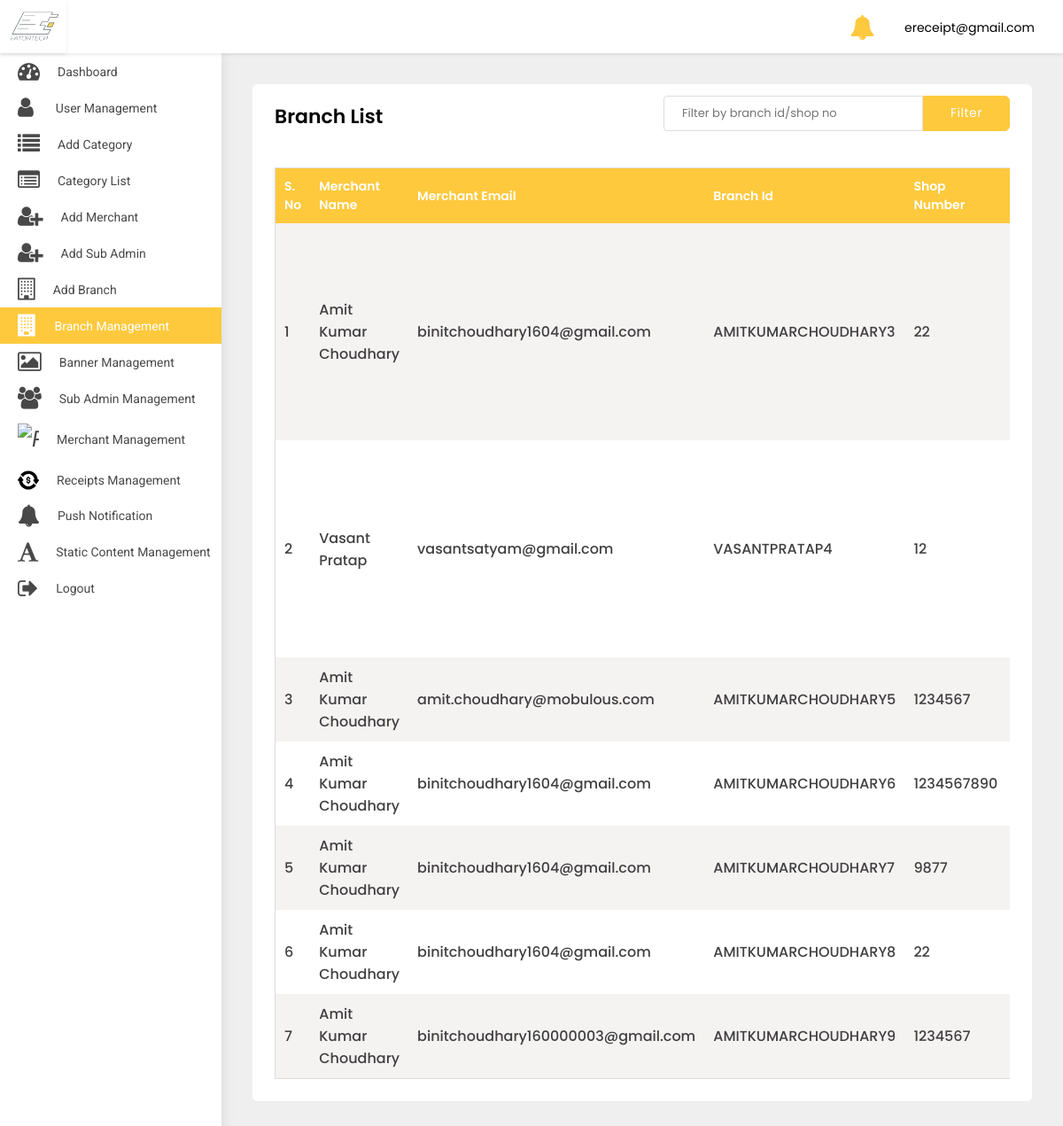
Page /adminpanel/branch-list/ (signed in) on the committed database.
### src/models.py (models this page shows, shortened)
class User(AbstractBaseUser, PermissionsMixin):
    first_name = models.CharField(default='first name', max_length=100)
    last_name = models.CharField(default='', max_length=100, null=True, blank=True)
    email = models.CharField(default='', max_length=255, unique=True)
    country_code = models.CharField(default='+91', max_length=10)
    phone_number = models.CharField(default='', max_length=18)
    profile_pic = models.ImageField(default='default_profile.png', null=True, blank=True)
    device_token = models.CharField(default='', max_length=500, null=True, blank=True)
    password = models.CharField(default='', max_length=100)
    confirm_password = models.CharField(default='', max_length=100)
    is_merchant = models.BooleanField(default=False)
    is_subadmin = models.BooleanField(default=False)
    created_at = models.DateTimeField(auto_now_add=True)
    is_active = models.BooleanField(default=True)
    is_staff = models.BooleanField(default=False)
    can_manage_merchant = models.BooleanField(default=False)
    can_manage_category = models.BooleanField(default=False)
    can_manage_branch = models.BooleanField(default=False)
    can_manage_receipts = models.BooleanField(default=False)
    can_manage_dashboard = models.BooleanField(default=False)
    objects = UserManager()
    USERNAME_FIELD = 'email'
    class Meta:
        ordering = ('-created_at',)

class Branch(models.Model):
    merchant_name = models.ForeignKey(Merchant, on_delete=models.CASCADE)
    shop_no = models.CharField(default='', max_length=2000)
    street = models.CharField(default='', max_length=2000)
    landmark = models.CharField(default='', max_length=2000, null=True, blank=True)
    city = models.CharField(default='', max_length=2000)
    postal_code = models.CharField(default='', max_length=2000)
    code = models.CharField(default='', max_length=100)
    blocked = models.BooleanField(default=False)

class Merchant(models.Model):
    full_name = models.CharField(default='', max_length=200)
    profile_pic = models.ImageField(default='default_profile.png', null=True, blank=True)
    category = models.ForeignKey(Category, on_delete=models.CASCADE)
    email = models.EmailField()
    password = models.CharField(default='', max_length=100)
    confirm_password = models.CharField(default='', max_length=100)
    created_at = models.DateTimeField(auto_now_add=True)
    commercial_id = models.CharField(default='', max_length=256)
    address = models.CharField(default='', max_length=2000)
    blocked = models.BooleanField(default=False)

### adminpanel/views.py (the view, shortened to what this page needs)
# urls.py: path('branch-list/', BranchList.as_view(), name='branch-list'),
class BranchList(LoginRequiredMixin, ListView):
    login_url = 'adminpanel:login'
    model = Branch
    template_name = 'branch-list.html'
    def get(self, request, *args, **kwargs):
        qs = self.request.GET.get('qs')
        return render(self.request, 'branch-list.html', {'object_list': Branch.objects.filter(blocked=False)})

### adminpanel/templates/branch-list.html (shortened to what this page needs)
{% extends 'base-ereceipt.html' %}
{% block body %}
<div class="WrapperArea">
    <div class="WrapperBox">
        <div class="Small-Wrapper">
            <div class="SearchBox">
                <form action="" method="get">
                    <input type="text" name="qs" placeholder="Filter by branch id/shop no">
                    <button>Filter</button>
                </form>
            </div>
            <h4 class="Title">Branch List</h4>
            <div class="TableList">
                <div class="dragscroll">
                    <table>
                        <thead>
                        <tr>
                            <th>S. No</th>
                            <th>Merchant Name</th>
                            <th>Merchant Email</th>
                            <th>Branch Id</th>
                            <th>Shop Number</th>
                            <th>Street</th>
                        </tr>
                        </thead>
                        <tbody>
                        {% for object in object_list %}
                        <tr>
                            <td>{{forloop.counter}}</td>
                            <td>{{object.merchant_name.full_name}}</td>
                            <td>{{object.merchant_name.email}}</td>
                            <td>{{object.code}}</td>
                            <td>{{object.shop_no}}</td>
                            <td>{{object.street}}</td>
                        </tr>
                        {% endfor %}
                        </tbody>
                    </table>
                </div>
            </div>
        </div>
    </div>
</div>
{% endblock body %}

### adminpanel/templates/base-ereceipt.html (shortened to what this page needs)
{% load static %}
<head>
    <link rel="stylesheet" type="text/css" href="{% static 'adminpanel/css/select2.min.min.css' %}">
    <link type="text/css" rel="stylesheet" href="{% static 'adminpanel/css/style.css' %}">
    <link rel="stylesheet" href="{% static 'adminpanel/css/media.css' %}">
    <link rel="stylesheet"
          href="https://cdnjs.cloudflare.com/ajax/libs/bootstrap-select/1.13.1/css/bootstrap-select.css"/>
</head>
<body>
<div class="Header">
    <div class="Logo">
        <img src="{% static 'adminpanel/images/logo.jpg' %}">
    </div>
    <div class="Navigation">
        {% if user.is_superuser %}
        <div class="header-notifications">
            <a href="{% url 'adminpanel:notification' %}">
                <i class="fa fa-bell fa-2x" aria-hidden="true"></i>
            </a>
        </div>
        {% endif %}
        {% if user.is_authenticated %}
        <div class="Avater">
            <a href="javascript:void(0);">
                {{user}} </a>
        </div>
        {% endif %}
    </div>
</div>
<div class="SidenavBar">
    <ul>
        {% if user.is_superuser %}
        <li class="nav-item nav-link {% if request.resolver_match.view_name  == 'adminpanel:dashboard' %}active{% endif %}">
            <a href="{% url 'adminpanel:dashboard'  %}">
                <span><i class="fa fa-tachometer"></i></span> Dashboard
            </a>
        </li>
        <li class="nav-item nav-link {% if request.resolver_match.view_name  == 'adminpanel:users-list' %}active{% endif %}">
            <a href="{% url 'adminpanel:users-list' %}">
                <span><i class="fa fa-user"></i></span> User Management
            </a>
        </li>
        <li class="nav-item nav-link {% if request.resolver_match.view_name  == 'adminpanel:category' %}active{% endif %}">
            <a href="{% url 'adminpanel:category' %}">
                <span><i class="fa fa-list"></i></span> Add Category
            </a>
        </li>
        <li class="nav-item nav-link {% if request.resolver_match.view_name  == 'adminpanel:category-list' %}active{% endif %}">
            <a href="{% url 'adminpanel:category-list' %}">
                <span><i class="fa fa-list-alt"></i></span>Category List
            </a>
        </li>
        <li class="nav-item nav-link {% if request.resolver_match.view_name  == 'adminpanel:add-merchant' %}active{% endif %}">
            <a href="{% url 'adminpanel:add-merchant' %}">
                <span><i class="fa fa-user-plus"></i></span> Add Merchant
            </a>
        </li>
        <li class="nav-item nav-link {% if request.resolver_match.view_name  == 'adminpanel:add-sub-admin' %}active{% endif %}">
            <a href="{% url 'adminpanel:add-sub-admin' %}">
                <span><i class="fa fa-user-plus"></i></span> Add Sub Admin
            </a>
        </li>
        <li class="nav-item nav-link {% if request.resolver_match.view_name  == 'adminpanel:add-branch' %}active{% endif %}">
            <a href="{% url 'adminpanel:add-branch' %}">
                <span><i class="fa fa-building-o"></i></span> Add Branch
            </a>
        </li>
        <li class="nav-item nav-link {% if request.resolver_match.view_name  == 'adminpanel:branch-list' %}active{% endif %}">
            <a href="{% url 'adminpanel:branch-list' %}">
                <span><i class="fa fa-building"></i></span>Branch Management
            </a>
        </li>
        <li class="nav-item nav-link {% if request.resolver_match.view_name  == 'adminpanel:banner-list' %}active{% endif %}">
            <a href="{% url 'adminpanel:banner-list' %}">
                <span><i class="fa fa-image"></i></span>Banner Management
            </a>
        </li>
        <li class="nav-item nav-link {% if request.resolver_match.view_name  == 'adminpanel:sub-admin-list' %}active{% endif %}">
            <a href="{% url 'adminpanel:sub-admin-list' %}">
                <span><i class="fa fa-users"></i></span>Sub Admin Management
            </a>
        </li>
        <li class="nav-item nav-link {% if request.resolver_match.view_name  == 'adminpanel:merchant-list' %}active{% endif %}">
            <a href="{% url 'adminpanel:merchant-list' %}">
                <span><i class="faImg"><img src="{% static 'adminpanel/images/profession.svg' %}" alt="paid"
                                            class="img-fluid"></i></span>
                <p>Merchant Management</p>
            </a>
        </li>
        <li class="nav-item nav-link {% if request.resolver_match.view_name  == 'adminpanel:receipt-list' %}active{% endif %}">
            <a href="{% url 'adminpanel:receipt-list' %}">
                <span><i class="faImg"><img src="{% static 'adminpanel/images/transaction.svg' %}" alt="paid"
                                            class="img-fluid"></i></span>
                <p>Receipts Management</p>
            </a>
        </li>
        <li class="nav-item nav-link {% if request.resolver_match.view_name  == 'adminpanel:send-notification' %}active{% endif %}">
            <a href="{% url 'adminpanel:send-notification' %}">
                <span><i class="fa fa-bell"></i></span>
                <p>Push Notification</p>
            </a>
        </li>
        <li class="nav-item nav-link {% if request.resolver_match.view_name  == 'adminpanel:static-content' %}active{% endif %}">
            <a href="{% url 'adminpanel:static-content' %}">
                <span><i class="fa fa-font"></i></span>
                <p>Static content Management</p>
            </a>
        </li>
        <li class="nav-item nav-link {% if request.resolver_match.view_name  == 'logout' %}active{% endif %}">
            <a href="{% url 'logout' %}">
                <span><i class="fa fa-sign-out"></i></span>
                <p>Logout</p>
            </a>
        </li>
        {% endif %}
    </ul>
</div>
{% block body %}
{% endblock body %}
</body>
</html>

### static/adminpanel/css/style.css (style rules this page uses)
body { margin: 0; padding: 0; font-family: 'Poppins', sans-serif !important; font-size: 13px; color: #3a3a3a; font-weight: 400; }
* { margin: 0px; padding: 0px; }
h1, h2, h3, h4, h5, h6, p { margin: 0; padding: 0; }
ul, li, ol { list-style-type: none; margin: 0; padding: 0; }
a { text-decoration: none; outline: none; }
img { border: 0; outline: none; max-width: 100%; }
input[type="text"], input[type="password"], select, textarea, input[type="button"] { max-width: 100%; }
table { width: 100%; }
p { margin: 0; padding: 0; }
.Header { box-shadow: 0 2px 4px rgba(0, 0, 0, .08); -webkit-box-shadow: 0 2px 4px rgba(0, 0, 0, .08); position: fixed; width: 100%; left: 0; top: 0; background-color: #fff; z-index: 99 }
.Header .Logo { width: 75px; text-align: center; padding: 5px 0; float: left; height: 60px; box-shadow: 0 2px 4px rgba(0, 0, 0, .08); }
.Header .Logo img { height: 100%; width: 100%; object-fit: cover; }
.Header .Navigation { transition: all 0.2s ease; margin-left: 235px; padding: 7px 3.2rem; width: calc(100% - 235px); text-align: right; height: 60px }
.Header .Navigation .Avater { margin: 5px 0 5px 30px; position: relative; display: inline-block }
.Header .Navigation .Avater a { display: flex; align-items: center; font-size: 14px; color: #000 }
.Header .Navigation .header-notifications { margin: 5px 0 5px 30px; position: relative; display: inline-block; top:5px; }
.Header .Navigation .header-notifications a { display: flex; align-items: center; font-size: 14px; color: #fec93d; }
.SidenavBar { height: calc(100% - 60px); position: fixed; width: 250px; top: 60px; padding: 0; overflow: auto; box-shadow: 0 0 15px rgba(0, 0, 0, .1); background-color: #fff; z-index: 2; transition: 0.2s all ease-in-out; }
.SidenavBar ul { margin: 0 }
.SidenavBar ul li { margin: 0 }
.SidenavBar ul li a { display: flex; cursor: pointer; padding: 8px 20px 8px 20px; transition: 0.2s all ease-in-out; color: #484848; font-family: "Roboto"; font-size: 14px; text-transform: capitalize; position: relative; align-items: center; overflow: hidden; white-space: nowrap; }
.SidenavBar ul li a span { font-size: 25px; margin-right: 20px; }
.SidenavBar ul li:nth-child(2) a span { margin-right: 25px; }
.SidenavBar ul li.active a, .SidenavBar ul li a:hover { background-color: #fec93d; color: #fff; }
.WrapperArea { margin-left: 250px; flex: 1 1 auto; display: flex; flex-direction: column; margin-top: 60px; transition: 0.2s all ease-in-out; background-color: #efefef; }
.WrapperArea .WrapperBox { padding: 35px; background-color: #efefef; min-height: calc(100vh - 60px) }
.Small-Wrapper { background-color: #fff; padding: 25px; border-radius: 6px; height: 100%; min-height: calc(100vh - 130px); }
h4.Title { margin: 0 0 15px; font-weight: 600; color: #000; text-transform: capitalize; font-size: 22px; display:inline-block; }
.SearchBox { margin: -12px 0 0 0; float: right; display: flex }
.SearchBox form { margin: 0; display: -webkit-box; display: flex }
.SearchBox form input, .SearchBox form select { margin: 0 0 0; border: 1px solid #ddd; box-shadow: none; border-radius: 0; outline: 0; padding: 0 20px; height: 40px; border-top-left-radius: 4px; border-bottom-left-radius: 4px; }
.SearchBox form button { padding: 7px 30px 9px; display: inline-block; background-color: #fec93d; margin: 0; color: #fff; -webkit-transition: 0.5s all ease-in-out; transition: 0.5s all ease-in-out; font-size: 14px; letter-spacing: .5px; border: 1px solid #fec93d; outline: 0; border-top-right-radius: 6px; border-bottom-right-radius: 6px; }
.TableList table { border: 1px solid #dcdcdc }
.TableList table tr:nth-child(odd) { background-color: #f5f2f2 }
.TableList table tr th, .TableList table tr td { padding: 10px 10px }
.TableList table tr th { background-color: #fec93d; font-weight: 600; text-transform: capitalize; color: #fff; font-size: 14px; background-image: url(../images/sorting.png); background-repeat: no-repeat; background-position: 96% 50% }
.TableList table tr td { font-weight: 500; color: #404040 }
.dragscroll { overflow: auto; }
.faImg { width: 24px !important; display: block; }
.TableList { margin-top:30px; }

### rows in the picture
User: email "ereceipt@gmail.com"
Branch: merchant_name.full_name "Amit Kumar Choudhary", merchant_name.email "binitchoudhary1604@gmail.com", code "AMITKUMARCHOUDHARY3", shop_no "22"
Branch: merchant_name.full_name "Vasant Pratap", merchant_name.email "vasantsatyam@gmail.com", code "VASANTPRATAP4", shop_no "12"
Branch: merchant_name.full_name "Amit Kumar Choudhary", merchant_name.email "amit.choudhary@mobulous.com", code "AMITKUMARCHOUDHARY5", shop_no "1234567"
Branch: merchant_name.full_name "Amit Kumar Choudhary", merchant_name.email "binitchoudhary1604@gmail.com", code "AMITKUMARCHOUDHARY6", shop_no "1234567890"
Branch: merchant_name.full_name "Amit Kumar Choudhary", merchant_name.email "binitchoudhary1604@gmail.com", code "AMITKUMARCHOUDHARY7", shop_no "9877"
Branch: merchant_name.full_name "Amit Kumar Choudhary", merchant_name.email "binitchoudhary1604@gmail.com", code "AMITKUMARCHOUDHARY8", shop_no "22"
Branch: merchant_name.full_name "Amit Kumar Choudhary", merchant_name.email "binitchoudhary160000003@gmail.com", code "AMITKUMARCHOUDHARY9", shop_no "1234567"
